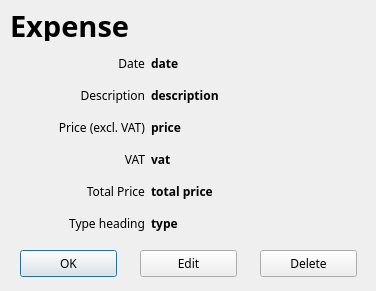
<?xml version="1.0" encoding="UTF-8"?>
<ui version="4.0">
 <class>ExpenseShow</class>
 <widget class="QDialog" name="ExpenseShow">
  <property name="geometry">
   <rect>
    <x>0</x>
    <y>0</y>
    <width>376</width>
    <height>291</height>
   </rect>
  </property>
  <property name="font">
   <font>
    <family>Sans Serif</family>
   </font>
  </property>
  <property name="windowTitle">
   <string>Expense</string>
  </property>
  <widget class="QLabel" name="label_businessExpense">
   <property name="geometry">
    <rect>
     <x>10</x>
     <y>10</y>
     <width>371</width>
     <height>31</height>
    </rect>
   </property>
   <property name="font">
    <font>
     <pointsize>22</pointsize>
     <weight>75</weight>
     <bold>true</bold>
    </font>
   </property>
   <property name="text">
    <string>Expense</string>
   </property>
  </widget>
  <widget class="QPushButton" name="pushButton_ok">
   <property name="geometry">
    <rect>
     <x>20</x>
     <y>250</y>
     <width>97</width>
     <height>27</height>
    </rect>
   </property>
   <property name="text">
    <string>OK</string>
   </property>
  </widget>
  <widget class="QPushButton" name="pushButton_edit">
   <property name="geometry">
    <rect>
     <x>140</x>
     <y>250</y>
     <width>97</width>
     <height>27</height>
    </rect>
   </property>
   <property name="text">
    <string>Edit</string>
   </property>
  </widget>
  <widget class="QPushButton" name="pushButton_delete">
   <property name="geometry">
    <rect>
     <x>260</x>
     <y>250</y>
     <width>97</width>
     <height>27</height>
    </rect>
   </property>
   <property name="text">
    <string>Delete</string>
   </property>
  </widget>
  <widget class="QWidget" name="gridLayoutWidget">
   <property name="geometry">
    <rect>
     <x>10</x>
     <y>50</y>
     <width>351</width>
     <height>206</height>
    </rect>
   </property>
   <layout class="QGridLayout" name="gridLayout">
    <item row="0" column="0">
     <widget class="QLabel" name="label_date">
      <property name="font">
       <font>
        <family>Sans Serif</family>
       </font>
      </property>
      <property name="text">
       <string>Date</string>
      </property>
      <property name="alignment">
       <set>Qt::AlignRight|Qt::AlignTrailing|Qt::AlignVCenter</set>
      </property>
     </widget>
    </item>
    <item row="1" column="0">
     <widget class="QLabel" name="label_description">
      <property name="font">
       <font>
        <family>Sans Serif</family>
       </font>
      </property>
      <property name="text">
       <string>Description</string>
      </property>
      <property name="alignment">
       <set>Qt::AlignRight|Qt::AlignTrailing|Qt::AlignVCenter</set>
      </property>
     </widget>
    </item>
    <item row="2" column="0">
     <widget class="QLabel" name="label_priceExclVat">
      <property name="font">
       <font>
        <family>Sans Serif</family>
       </font>
      </property>
      <property name="text">
       <string>Price (excl. VAT)</string>
      </property>
      <property name="alignment">
       <set>Qt::AlignRight|Qt::AlignTrailing|Qt::AlignVCenter</set>
      </property>
     </widget>
    </item>
    <item row="3" column="0">
     <widget class="QLabel" name="label_vat">
      <property name="font">
       <font>
        <family>Sans Serif</family>
       </font>
      </property>
      <property name="text">
       <string>VAT</string>
      </property>
      <property name="alignment">
       <set>Qt::AlignRight|Qt::AlignTrailing|Qt::AlignVCenter</set>
      </property>
     </widget>
    </item>
    <item row="4" column="0">
     <widget class="QLabel" name="label_totalPrice">
      <property name="font">
       <font>
        <family>Sans Serif</family>
       </font>
      </property>
      <property name="text">
       <string>Total Price</string>
      </property>
      <property name="alignment">
       <set>Qt::AlignRight|Qt::AlignTrailing|Qt::AlignVCenter</set>
      </property>
     </widget>
    </item>
    <item row="5" column="0">
     <widget class="QLabel" name="label_typeHeading">
      <property name="font">
       <font>
        <family>Sans Serif</family>
       </font>
      </property>
      <property name="text">
       <string>Type heading</string>
      </property>
      <property name="alignment">
       <set>Qt::AlignRight|Qt::AlignTrailing|Qt::AlignVCenter</set>
      </property>
     </widget>
    </item>
    <item row="0" column="1">
     <widget class="QLabel" name="label_dateE">
      <property name="font">
       <font>
        <family>Sans Serif</family>
        <weight>75</weight>
        <bold>true</bold>
       </font>
      </property>
      <property name="text">
       <string>date</string>
      </property>
     </widget>
    </item>
    <item row="1" column="1">
     <widget class="QLabel" name="label_descriptionE">
      <property name="font">
       <font>
        <family>Sans Serif</family>
        <weight>75</weight>
        <bold>true</bold>
       </font>
      </property>
      <property name="text">
       <string>description</string>
      </property>
     </widget>
    </item>
    <item row="2" column="1">
     <widget class="QLabel" name="label_priceExclVatE">
      <property name="font">
       <font>
        <family>Sans Serif</family>
        <weight>75</weight>
        <bold>true</bold>
       </font>
      </property>
      <property name="text">
       <string>price</string>
      </property>
     </widget>
    </item>
    <item row="3" column="1">
     <widget class="QLabel" name="label_vatE">
      <property name="font">
       <font>
        <family>Sans Serif</family>
        <weight>75</weight>
        <bold>true</bold>
       </font>
      </property>
      <property name="text">
       <string>vat</string>
      </property>
     </widget>
    </item>
    <item row="4" column="1">
     <widget class="QLabel" name="label_totalPriceE">
      <property name="font">
       <font>
        <family>Sans Serif</family>
        <weight>75</weight>
        <bold>true</bold>
       </font>
      </property>
      <property name="text">
       <string>total price</string>
      </property>
     </widget>
    </item>
    <item row="5" column="1">
     <widget class="QLabel" name="label_typeHeadingE">
      <property name="font">
       <font>
        <family>Sans Serif</family>
        <weight>75</weight>
        <bold>true</bold>
       </font>
      </property>
      <property name="text">
       <string>type</string>
      </property>
     </widget>
    </item>
    <item row="6" column="1">
     <spacer name="horizontalSpacer">
      <property name="orientation">
       <enum>Qt::Horizontal</enum>
      </property>
      <property name="sizeType">
       <enum>QSizePolicy::Fixed</enum>
      </property>
      <property name="sizeHint" stdset="0">
       <size>
        <width>210</width>
        <height>20</height>
       </size>
      </property>
     </spacer>
    </item>
   </layout>
  </widget>
 </widget>
 <resources/>
 <connections/>
</ui>
